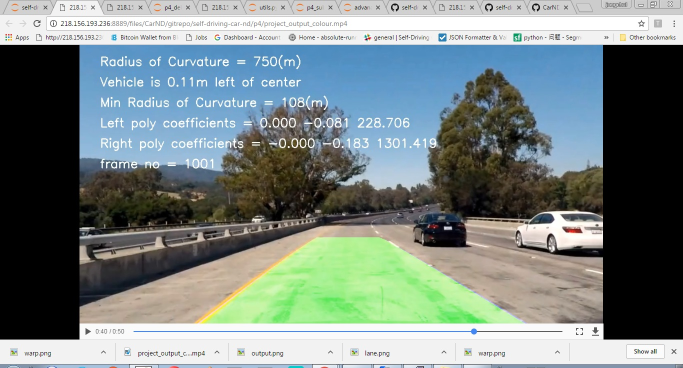
#> input picture p4/examples/failure.jpg, 1366 x 736 px (shown at 1/2 size)
$ python -i utils.py   (imports and definitions only)   (older library calls are emulated)
#> lines starting #> are read from the running program, lines starting #| are printed output that depends on the picture
import numpy as np
import cv2
from scipy import signal

def convert_binary(img, s_thresh=(170, 255), sx_thresh=(20, 100), sy_thresh=None, l_thresh=None):
    # Grayscale image
    # NOTE: we already saw that standard grayscaling lost color information for the lane lines
    # Explore gradients in other colors spaces / color channels to see what might work better
#    gray = cv2.cvtColor(img, cv2.COLOR_RGB2GRAY)

    # hls color channel
#> called with s_thresh = (170, 255), sx_thresh = (20, 100)
    hls = cv2.cvtColor(img, cv2.COLOR_RGB2HLS).astype(np.float)
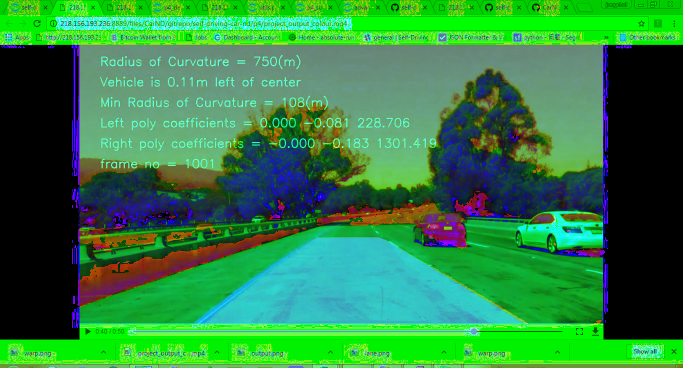
#> hls: shape (736, 1366, 3) float64 (shown at 1/2 size); mean R, G, B 47.1, 128.9, 66.1

    l_channel = hls[:,:,1]
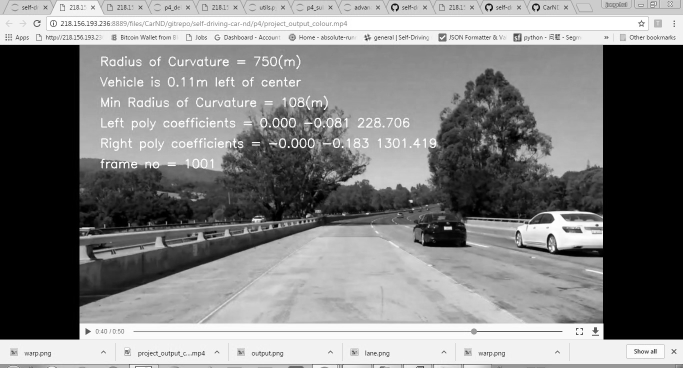
#> l_channel: shape (736, 1366) float64 (shown at 1/2 size); min 0, max 255, mean 128.9
    s_channel = hls[:,:,2]
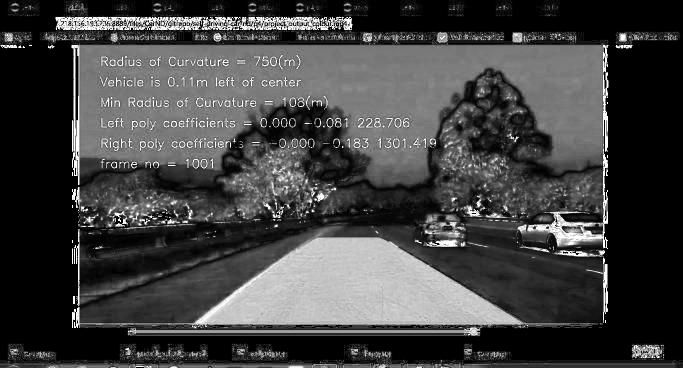
#> s_channel: shape (736, 1366) float64 (shown at 1/2 size); min 0, max 255, mean 66.1

    # Threshold hls, s channel
    s_binary = np.zeros_like(s_channel)
    s_binary[(s_channel >= s_thresh[0]) & (s_channel <= s_thresh[1])] = 1

    # Sobel x
#    sobelx = cv2.Sobel(gray, cv2.CV_64F, 1, 0) # Take the derivative in x
#    abs_sobelx = np.absolute(sobelx) # Absolute x derivative to accentuate lines away from horizontal
#    scaled_sobel = np.uint8(255*abs_sobelx/np.max(abs_sobelx))

    sobelx = cv2.Sobel(l_channel, cv2.CV_64F, 1, 0) # Take the derivative in x
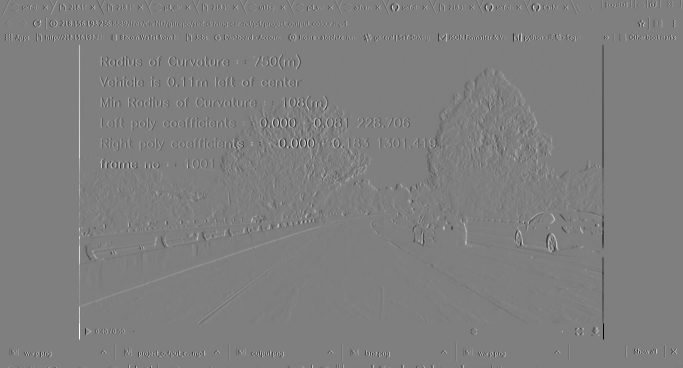
#> sobelx: shape (736, 1366) float64 (shown at 1/2 size); min -1008, max 1014, mean 0; drawn with min black and max white
    abs_sobelx = np.absolute(sobelx) # Absolute x derivative to accentuate lines away from horizontal
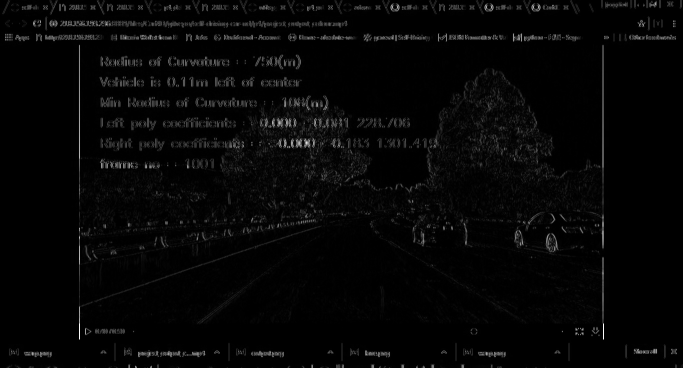
#> abs_sobelx: shape (736, 1366) float64 (shown at 1/2 size); min 0, max 1014, mean 24.6; drawn with min black and max white
    scaled_sobel = np.uint8(255*abs_sobelx/np.max(abs_sobelx))

    # Threshold x gradient
    sxbinary = np.zeros_like(scaled_sobel)
    sxbinary[(scaled_sobel >= sx_thresh[0]) & (scaled_sobel <= sx_thresh[1])] = 1


    # Sobel y
    if sy_thresh:

        sobely = cv2.Sobel(gray, cv2.CV_64F, 0, 1) # Take the derivative in y
        abs_sobely = np.absolute(sobely) # Absolute x derivative to accentuate lines away from horizontal
        scaled_sobely = np.uint8(255*abs_sobely/np.max(abs_sobely))

    # Threshold y gradient
        sybinary = np.zeros_like(scaled_sobely)
        sybinary[(scaled_sobely >= sy_thresh[0]) & (scaled_sobely <= sy_thresh[1])] = 1


    # Threshold hls, l channel

    if l_thresh:

        l_channel = hls[:,:,1]
        l_binary = np.zeros_like(l_channel)
        l_binary[(l_channel >= l_thresh[0]) & (l_channel <= l_thresh[1])] = 1

    # Stack each channel to view their individual contributions in green and blue respectively
    # This returns a stack of the two binary images, whose components you can see as different colors
    color_binary = np.dstack(( np.zeros_like(sxbinary), sxbinary, s_binary))

    # Combine the two binary thresholds
    combined_binary = np.zeros_like(sxbinary)

    if(l_thresh and sy_thresh):
        combined_binary[(s_binary == 1) & (l_binary == 1) | (sxbinary == 1) & (sybinary == 1) ] = 1

    if(l_thresh and not sy_thresh):
        combined_binary[(s_binary == 1) & (l_binary == 1) | (sxbinary == 1) ] = 1

    if(sy_thresh and not l_thresh):
        combined_binary[(l_binary == 1) | (sxbinary == 1) & (sybinary == 1) ] = 1

    if(not sy_thresh and not l_thresh):
        combined_binary[(s_binary == 1) | (sxbinary == 1) ] = 1

    return combined_binary, color_binary


# [160 lines left out: functions get_pixel_in_window, collapse_into_single_arrays, histogram_pixels, fit_second_order_poly, lane_poly, draw_poly, not called in this run]

def evaluate_poly(indep, poly_coeffs):
    return poly_coeffs[0]*indep**2 + poly_coeffs[1]*indep + poly_coeffs[2]


# [78 lines left out: functions highlight_lane_line_area, center, add_figures_to_image, plausible_curvature, plausible_continuation_of_traces, region_of_interest, not called in this run]

>>> import cv2
>>> picture = cv2.cvtColor(cv2.imread('examples/failure.jpg'), cv2.COLOR_BGR2RGB)
>>> result = convert_binary(picture)

$ run again, on p4/examples/download.png
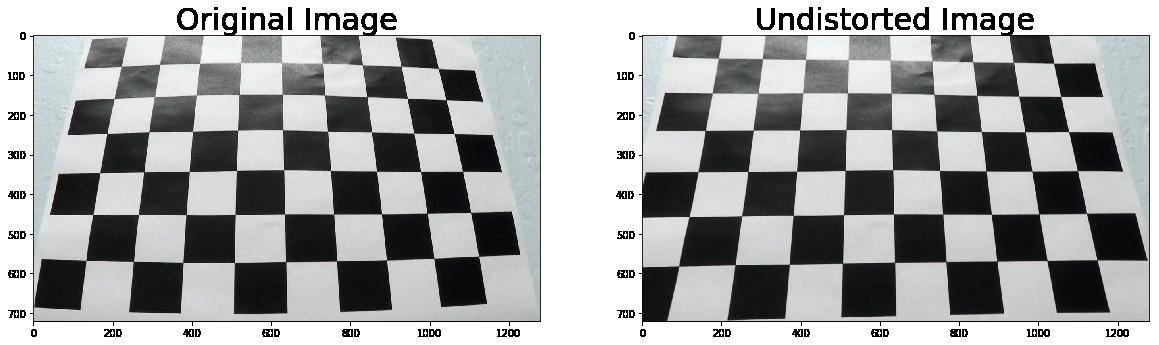
#> input picture p4/examples/download.png, 1159 x 345 px
#> in convert_binary, `sobelx = cv2.Sobel(l_channel, cv2.CV_64F, 1, 0)`:
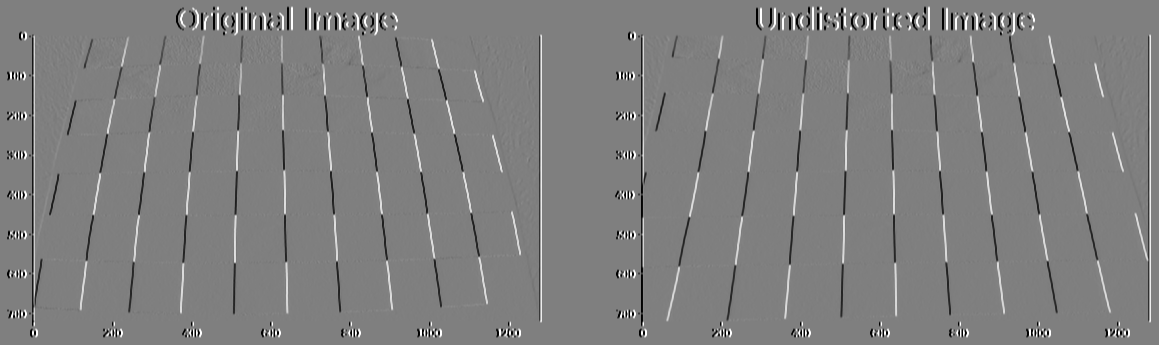
#> sobelx: shape (345, 1159) float64; min -1020, max 1020, mean 0; drawn with min black and max white
#> in convert_binary, `abs_sobelx = np.absolute(sobelx)`:
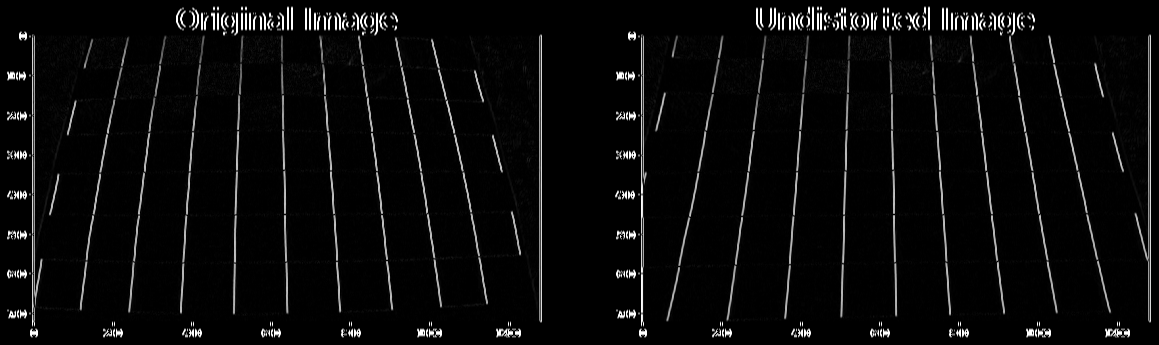
#> abs_sobelx: shape (345, 1159) float64; min 0, max 1020, mean 43.2; drawn with min black and max white

$ run again, on p4/examples/undistortion.png
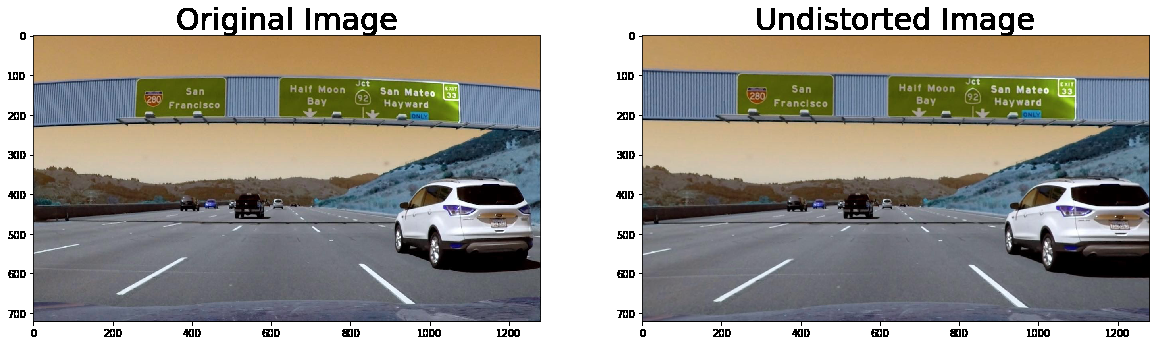
#> input picture p4/examples/undistortion.png, 1159 x 345 px
#> in convert_binary, `sobelx = cv2.Sobel(l_channel, cv2.CV_64F, 1, 0)`:
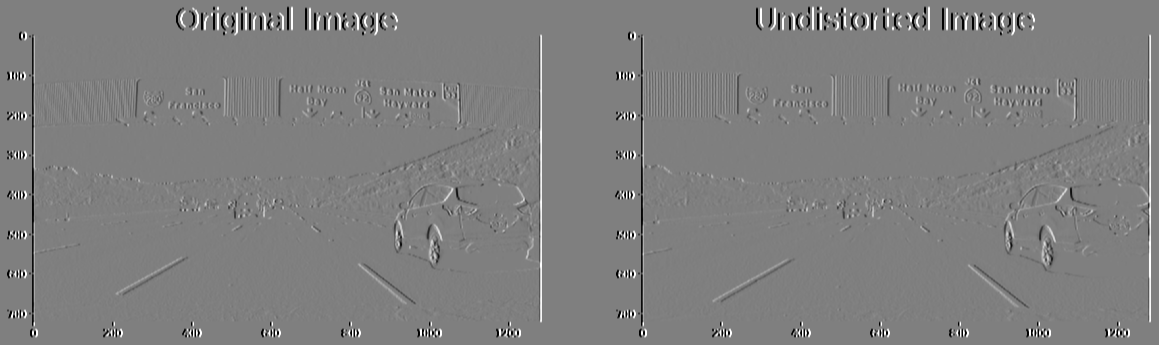
#> sobelx: shape (345, 1159) float64; min -1020, max 1020, mean 0; drawn with min black and max white
#> in convert_binary, `abs_sobelx = np.absolute(sobelx)`:
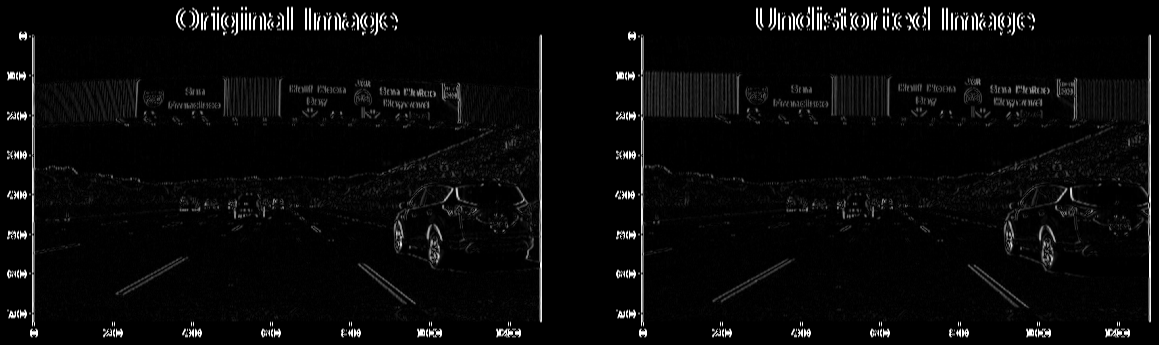
#> abs_sobelx: shape (345, 1159) float64; min 0, max 1020, mean 37.7; drawn with min black and max white
